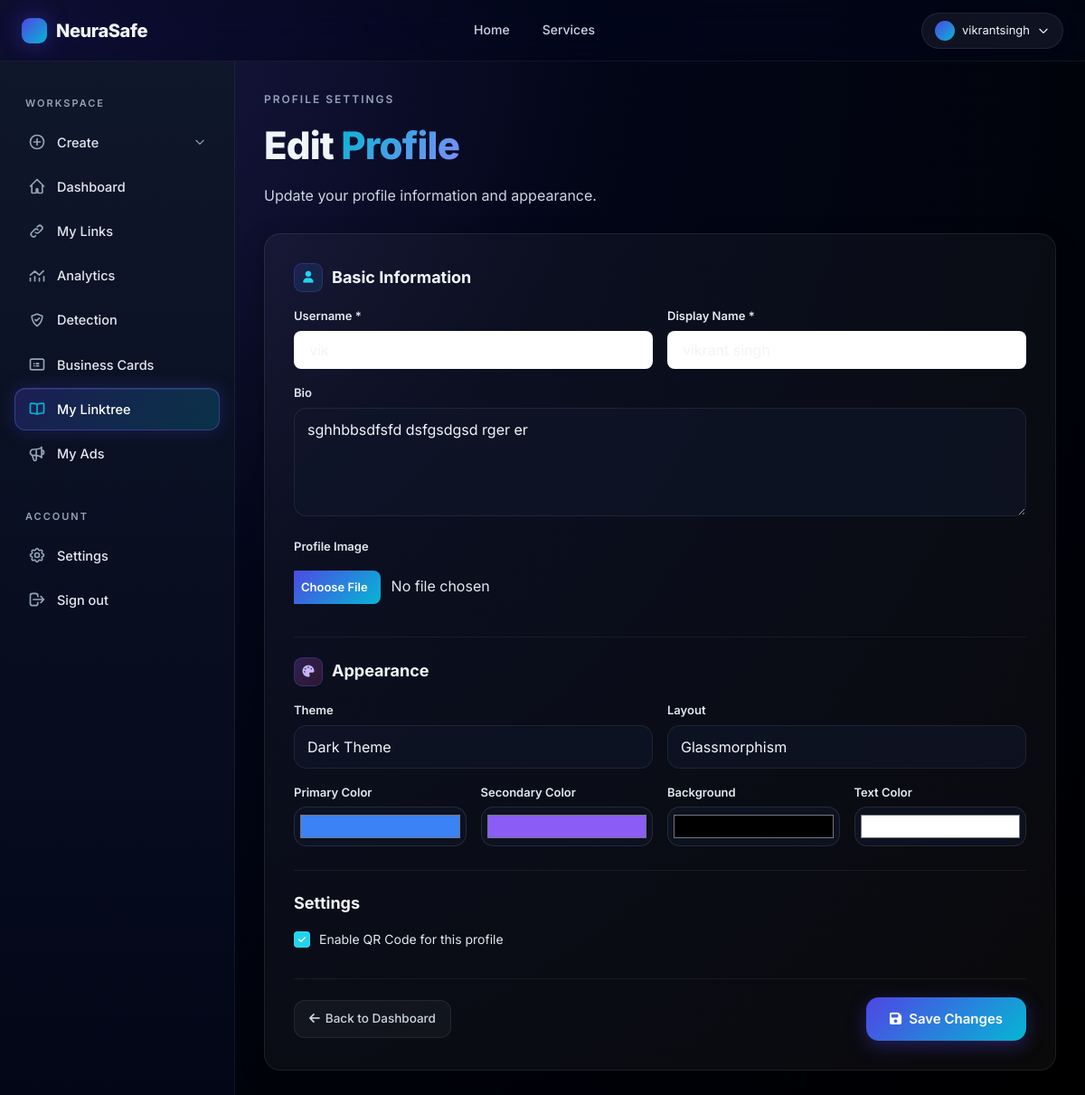
The app's page /profile/edit/ (signed in) with its own data.
### user_profile/models.py (models this page shows, shortened)
class UserProfile(models.Model):
    user = models.OneToOneField(User, on_delete=models.CASCADE, related_name='profile')
    username = models.CharField(max_length=50, unique=True, help_text="Unique username for public profile URL")
    display_name = models.CharField(max_length=100, help_text="Name displayed on profile")
    bio = models.TextField(max_length=500, blank=True, help_text="Short bio/description")
    profile_image = models.ImageField(upload_to='profile_images/', blank=True, null=True)
    theme = models.CharField(max_length=50, choices=THEME_CHOICES, default='dark')
    layout = models.CharField(max_length=50, choices=LAYOUT_CHOICES, default='glassmorphism')
    primary_color = models.CharField(max_length=7, default='#3B82F6', help_text="Hex color code")
    secondary_color = models.CharField(max_length=7, default='#8B5CF6', help_text="Hex color code")
    background_color = models.CharField(max_length=7, default='#000000', help_text="Hex color code")
    text_color = models.CharField(max_length=7, default='#FFFFFF', help_text="Hex color code")
    qr_code_enabled = models.BooleanField(default=True)
    meta_title = models.CharField(max_length=100, blank=True)
    meta_description = models.TextField(max_length=300, blank=True)
    is_active = models.BooleanField(default=True)
    created_at = models.DateTimeField(auto_now_add=True)
    updated_at = models.DateTimeField(auto_now=True)
    class Meta:
        ordering = ['-created_at']

### user_profile/views.py (the view)
# urls.py: path('edit/', views.edit_profile, name='edit_profile'),
@login_required
def edit_profile(request):
    profile = get_object_or_404(UserProfile, user=request.user)
    if request.method == 'POST':
        form = UserProfileForm(request.POST, request.FILES, instance=profile)
        if form.is_valid():
            form.save()
            messages.success(request, 'Profile updated successfully!')
            return redirect('profile_dashboard')
    else:
        form = UserProfileForm(instance=profile)
    return render(request, 'user_profile/edit_profile.html', {'form': form, 'profile': profile})

### templates/user_profile/edit_profile.html (shortened to what this page needs)
{% extends 'basehome/base.html' %}
{% load static %}
{% block content %}
<link rel="stylesheet" href="https://cdnjs.cloudflare.com/ajax/libs/font-awesome/6.5.1/css/all.min.css">
<div class="ns-app-content" data-testid="edit-profile-root">
  <div class="animate-fade-in-up" style="max-width: 920px; margin: 0 auto;">
    <div style="margin-bottom: 28px;">
      <p style="color: var(--text-muted); font-size: 12px; letter-spacing: 2px; text-transform: uppercase; font-weight: 600; margin: 0 0 8px;">Profile Settings</p>
      <h1 style="font-size: clamp(28px, 4.5vw, 42px); font-weight: 800; letter-spacing: -0.02em; margin: 0;">
        Edit <span class="text-gradient-cyan">Profile</span>
      </h1>
      <p style="color: var(--text-secondary); margin: 10px 0 0;">Update your profile information and appearance.</p>
    </div>
    <form method="post" enctype="multipart/form-data" class="ns-card animate-fade-in-up delay-1" style="padding: 32px; display: flex; flex-direction: column; gap: 26px;" data-testid="edit-profile-form">
      <section>
        <h2 style="font-size: 18px; font-weight: 700; margin: 0 0 16px; display: flex; align-items: center; gap: 10px;">
          <span class="ns-stat-icon" style="width: 32px; height: 32px; border-radius: 9px;"><i class="fas fa-user" style="font-size: 13px;"></i></span>
          Basic Information
        </h2>
        <div style="display: grid; grid-template-columns: repeat(auto-fit, minmax(220px, 1fr)); gap: 16px;">
          <div>
            <label style="color: var(--text-soft); font-size: 13px; font-weight: 600; display: block; margin-bottom: 6px;">Username *</label>
            {{ form.username }}
          </div>
          <div>
            <label style="color: var(--text-soft); font-size: 13px; font-weight: 600; display: block; margin-bottom: 6px;">Display Name *</label>
            {{ form.display_name }}
          </div>
        </div>
        <div style="margin-top: 16px;">
          <label style="color: var(--text-soft); font-size: 13px; font-weight: 600; display: block; margin-bottom: 6px;">Bio</label>
          {{ form.bio }}
        </div>
        <div style="margin-top: 16px;">
          <label style="color: var(--text-soft); font-size: 13px; font-weight: 600; display: block; margin-bottom: 6px;">Profile Image</label>
          {{ form.profile_image }}
        </div>
      </section>
      <section style="border-top: 1px solid rgba(255,255,255,0.06); padding-top: 22px;">
        <h2 style="font-size: 18px; font-weight: 700; margin: 0 0 16px; display: flex; align-items: center; gap: 10px;">
          <span class="ns-stat-icon" style="width: 32px; height: 32px; border-radius: 9px; background: linear-gradient(135deg, rgba(168,85,247,0.25), rgba(236,72,153,0.15)); color: #c4b5fd;"><i class="fas fa-palette" style="font-size: 13px;"></i></span>
          Appearance
        </h2>
        <div style="display: grid; grid-template-columns: repeat(auto-fit, minmax(220px, 1fr)); gap: 16px;">
          <div>
            <label style="color: var(--text-soft); font-size: 13px; font-weight: 600; display: block; margin-bottom: 6px;">Theme</label>
            {{ form.theme }}
          </div>
          <div>
            <label style="color: var(--text-soft); font-size: 13px; font-weight: 600; display: block; margin-bottom: 6px;">Layout</label>
            {{ form.layout }}
          </div>
        </div>
        <div style="display: grid; grid-template-columns: repeat(auto-fit, minmax(140px, 1fr)); gap: 16px; margin-top: 16px;">
          <div>
            <label style="color: var(--text-soft); font-size: 13px; font-weight: 600; display: block; margin-bottom: 6px;">Primary Color</label>
            {{ form.primary_color }}
          </div>
          <div>
            <label style="color: var(--text-soft); font-size: 13px; font-weight: 600; display: block; margin-bottom: 6px;">Secondary Color</label>
            {{ form.secondary_color }}
          </div>
          <div>
            <label style="color: var(--text-soft); font-size: 13px; font-weight: 600; display: block; margin-bottom: 6px;">Background</label>
            {{ form.background_color }}
          </div>
          <div>
            <label style="color: var(--text-soft); font-size: 13px; font-weight: 600; display: block; margin-bottom: 6px;">Text Color</label>
            {{ form.text_color }}
          </div>
        </div>
      </section>
      <section style="border-top: 1px solid rgba(255,255,255,0.06); padding-top: 22px;">
        <h2 style="font-size: 18px; font-weight: 700; margin: 0 0 14px;">Settings</h2>
        <label style="display: inline-flex; align-items: center; gap: 10px; color: var(--text-soft); font-size: 14px; cursor: pointer;">
          {{ form.qr_code_enabled }}
          <span>Enable QR Code for this profile</span>
        </label>
      </section>
      <div style="display: flex; align-items: center; justify-content: space-between; flex-wrap: wrap; gap: 14px; padding-top: 20px; border-top: 1px solid rgba(255,255,255,0.06);">
        <a href="{% url 'profile_dashboard' %}" class="ns-btn-ghost">
          <i class="fas fa-arrow-left"></i> Back to Dashboard
        </a>
        <button type="submit" class="ns-btn-primary" data-testid="save-profile-submit">
          <i class="fas fa-save"></i> Save Changes
        </button>
      </div>
    </form>
  </div>
</div>
{% endblock %}

### templates/basehome/base.html (shortened to what this page needs)
{% load compress %}
{% load static %}
{% load chat_tags %}
<!DOCTYPE html>
<html lang="en">
<head>
  {% compress css %}
  <link rel="stylesheet" href="{% static 'src/output.css' %}" />
  {% endcompress %}
  <link rel="stylesheet" href="{% static 'css/modern-theme.css' %}" />
</head>
<body class="p-0 m-0">
<nav class="ns-navbar" aria-label="Primary">
  <div class="ns-navbar-inner">
    <a href="{% url 'landingpage' %}" class="ns-brand" data-testid="brand-home-link">
      <span class="ns-logo-dot"></span>
      <span>NeuraSafe</span>
    </a>
    <div class="ns-nav-links" role="navigation">
      <a href="{% url 'landingpage' %}" data-testid="nav-home">Home</a>
      <a href="{% url 'service' %}" data-testid="nav-services">Services</a>
    </div>
    <div class="ns-nav-cta">
      {% if user.is_authenticated %}
        <div style="position: relative;">
          <button id="user-menu-button" class="ns-user-chip" data-testid="user-menu-button" type="button" aria-haspopup="true" aria-expanded="false">
            <span class="ns-avatar"></span>
            <span>{{ user.username }}</span>
            <svg width="14" height="14" fill="none" stroke="currentColor" viewBox="0 0 24 24"><path stroke-linecap="round" stroke-linejoin="round" stroke-width="2" d="M19 9l-7 7-7-7"/></svg>
          </button>
        </div>
      {% else %}
        <a href="{% url 'login' %}" class="ns-btn-ghost" data-testid="nav-login">Login</a>
        <a href="{% url 'signup' %}" class="ns-btn-primary" style="padding: 9px 20px; font-size: 14px;" data-testid="nav-signup">Get Started</a>
      {% endif %}
    </div>
  </div>
</nav>
{% if user.is_authenticated %}
<aside id="ns-sidebar" class="ns-sidebar" aria-label="Application">
  <div class="ns-section-label">Workspace</div>
  <ul>
    <li x-data="{ open: {% if request.resolver_match.url_name in 'userdashboard customize_short_url generate_qr_code create_landing_page create_business_card' %}true{% else %}false{% endif %} }">
      <button @click="open = !open" class="ns-nav-item" data-testid="sidebar-create-toggle" type="button">
        <svg xmlns="http://www.w3.org/2000/svg" fill="none" stroke="currentColor" viewBox="0 0 24 24"><path stroke-linecap="round" stroke-linejoin="round" stroke-width="2" d="M12 7.757v8.486M7.757 12h8.486M21 12a9 9 0 1 1-18 0 9 9 0 0 1 18 0Z"/></svg>
        <span style="flex:1; text-align:left;">Create</span>
        <svg :class="{ 'rotate-180': open }" style="width:14px; height:14px; transition: transform 0.25s ease;" fill="none" stroke="currentColor" viewBox="0 0 24 24"><path stroke-linecap="round" stroke-linejoin="round" stroke-width="2" d="M19 9l-7 7-7-7"/></svg>
      </button>
    </li>
    <li><a href="{% url 'dashboard' %}" class="ns-nav-item {% if request.resolver_match.url_name == 'dashboard' %}active{% endif %}" data-testid="sidebar-dashboard">
      <svg xmlns="http://www.w3.org/2000/svg" fill="none" stroke="currentColor" viewBox="0 0 24 24"><path stroke-linecap="round" stroke-linejoin="round" stroke-width="2" d="M3 12l9-9 9 9M5 10v10a1 1 0 001 1h4a1 1 0 001-1v-4a1 1 0 011-1h0a1 1 0 011 1v4a1 1 0 001 1h4a1 1 0 001-1V10"/></svg>
      <span>Dashboard</span>
    </a></li>
    <li><a href="{% url 'user_links' %}" class="ns-nav-item {% if request.resolver_match.url_name == 'user_links' %}active{% endif %}" data-testid="sidebar-links">
      <span>My Links</span>
    </a></li>
    <li><a href="{% url 'analytics_view' %}" class="ns-nav-item {% if request.resolver_match.url_name == 'analytics_view' %}active{% endif %}" data-testid="sidebar-analytics">
      <svg xmlns="http://www.w3.org/2000/svg" fill="none" stroke="currentColor" viewBox="0 0 24 24"><path stroke-linecap="round" stroke-linejoin="round" stroke-width="2" d="M3 15v4m6-6v6m6-4v4m6-6v6M3 11l6-5 6 5 5.5-5.5"/></svg>
      <span>Analytics</span>
    </a></li>
<li>
    <a href="{% url 'predict' %}" class="ns-nav-item {% if request.resolver_match.url_name == 'predict' %}active{% endif %}" data-testid="sidebar-detection">
        <span>Detection</span>
    </a>
</li>
    <li><a href="{% url 'business_card_list' %}" class="ns-nav-item {% if request.resolver_match.url_name == 'business_card_list' %}active{% endif %}" data-testid="sidebar-business-card">
      <svg xmlns="http://www.w3.org/2000/svg" fill="none" stroke="currentColor" viewBox="0 0 24 24"><path stroke-linecap="round" stroke-linejoin="round" stroke-width="2" d="M3 7a2 2 0 012-2h14a2 2 0 012 2v10a2 2 0 01-2 2H5a2 2 0 01-2-2V7zM8 11h.01M11 11h3M8 14h.01M11 14h3"/></svg>
      <span>Business Cards</span>
    </a></li>
    <li><a href="{% url 'profile_dashboard' %}" class="ns-nav-item ns-nav-item-featured {% if request.resolver_match.url_name == 'profile_dashboard' %}active{% endif %}" data-testid="sidebar-linktree">
      <span>My Linktree</span>
    </a></li>
    <li><a href="{% url 'my_content' %}" class="ns-nav-item {% if request.resolver_match.url_name == 'my_content' %}active{% endif %}" data-testid="sidebar-my-ads">
      <span>My Ads</span>
    </a></li>
  </ul>
  <div class="ns-section-label" style="margin-top: 24px;">Account</div>
  <ul>
    <li><a href="{% url 'settings' %}" class="ns-nav-item {% if request.resolver_match.url_name == 'settings' %}active{% endif %}" data-testid="sidebar-settings">
      <span>Settings</span>
    </a></li>
    <li><a href="{% url 'logout' %}" class="ns-nav-item" data-testid="sidebar-logout">
      <svg xmlns="http://www.w3.org/2000/svg" fill="none" stroke="currentColor" viewBox="0 0 24 24"><path stroke-linecap="round" stroke-linejoin="round" stroke-width="2" d="M17 16l4-4m0 0l-4-4m4 4H7m6 4v1a3 3 0 01-3 3H6a3 3 0 01-3-3V7a3 3 0 013-3h4a3 3 0 013 3v1"/></svg>
      <span>Sign out</span>
    </a></li>
  </ul>
</aside>
{% endif %}
<div id="contentss">
  {% block content %}{% endblock %}
</div>
</body>
</html>

### templates/user_profile/edit_profile.html (style rules this page uses)
.ns-app-content input[type="color"] { width: 100% !important; height: 44px !important; padding: 4px !important; background: rgba(15, 23, 42, 0.6) !important; border: 1px solid rgba(255,255,255,0.1) !important; border-radius: var(--radius-md) !important; cursor: pointer; }
.ns-app-content input[type="checkbox"] { width: 18px; height: 18px; accent-color: var(--primary); }
.ns-app-content input[type="file"] { color: var(--text-soft); padding: 10px !important; }

### records on screen
UserProfile: username "vik", display_name "vikrant singh", bio "sghhbbsdfsfd dsfgsdgsd rger er", theme "Dark Theme", layout "Glassmorphism", primary_color "#3b82f6", secondary_color "#8b5cf6", background_color "#000000", text_color "#ffffff", qr_code_enabled "☑"

### other values on screen
{{ user.username }} "vikrantsingh"
